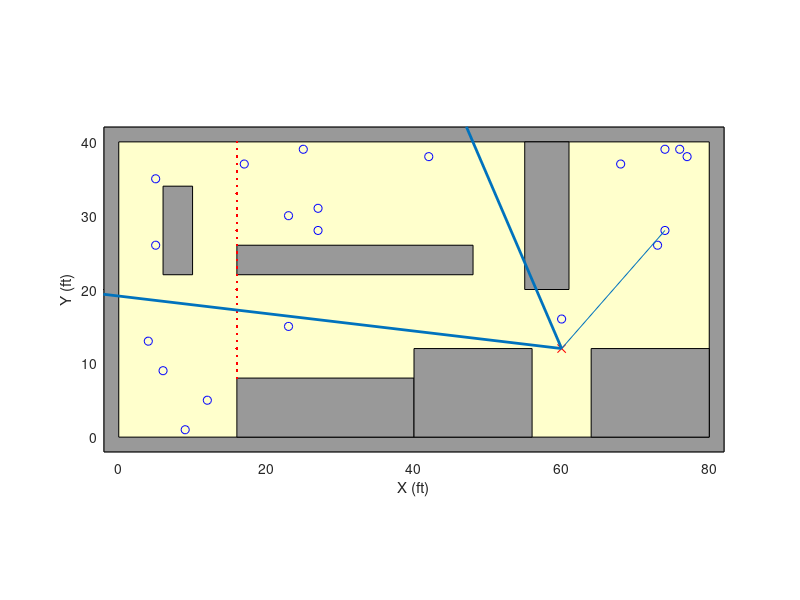

The MATLAB script that drew this image: (Note: this script raises an error after producing the figure.)
%Matt McDermott
%ME149: Colaborative Robotics Final Simulation

timestart = cputime;

%To-Do----
%make vicims outside obstacles
%fire wavefront
%danger barrier
%timesteps
%drone agent
%human agent
%optimal path planning - make heatmap
%add in max number of vicims to carry
%scoring metric
%monte carlo- get best strategy
%detection probabilities based on location in room
%ray tracing
%add metric for how long to search each part of room (multiple shelves vs
%bare floor)
%add obstacles that can be seen through but not moved through by human
%fix corner cases of victims counted as seen in q3 when looking in q2

%Draw Search Domain
% Define search domain
xMax = 80;
yMax = 40;
domainBoundaryX = [0 1 1 0 0]*xMax;  % Define search domain
domainBoundaryY = [0 0 1 1 0]*yMax;
wallT = 2;                           % Define wall thickness
exteriorX = domainBoundaryX*(xMax+2*wallT)/xMax-wallT;  
exteriorY = domainBoundaryY*(yMax+2*wallT)/yMax-wallT;  

% Draw search domain
figure(1); clf;
fill(exteriorX,exteriorY,[1 1 1]*0.6); % Space outside (gray)
hold on;
fill(domainBoundaryX,domainBoundaryY,[1 1 0.8]*1.0); % Space inside (tan)
axis equal
xlabel('X (ft)');
ylabel('Y (ft)');
xlim([-2 82]);
ylim([-2 42]);

% Position static obstacles
baseX = [1 1 -1 -1 1]; %do not touch
baseY = [1 -1 -1 1 1]; %do not touch
statTx = [12 8 8 16 2 3];  %obstacle half width
statTy = [4 6 6 2 6 10];    %obstacle half height
statX = [28 48 72 32 8 58]; %obstacle center x
statY = [4 6 6 24 28 30];    %obstacle center y
for cnt = 1:length(statX)
    fill(baseX*statTx(cnt)+statX(cnt),baseY*statTy(cnt)+statY(cnt),[1 1 1]*0.6); % Draw static obstacle
end

% Position victims about room
numVictim = 20; %default 20
inboxflag = 0;
vicCnt = 1;
while vicCnt < numVictim + 1
    inboxflag = 0;
    randPosX = floor(xMax*rand(1));   
    randPosY = floor(yMax*rand(1));
    for boxCnt = 1:length(statX)
        if inpolygon(randPosX,randPosY,baseX*statTx(boxCnt)+statX(boxCnt),baseY*statTy(boxCnt)+statY(boxCnt)) == 1
            inboxflag = 1;
        end
    end
    if inboxflag == 0
        victim(vicCnt).posx = randPosX;
        victim(vicCnt).posy = randPosY;
        victim(vicCnt).status = 1;
        plot(victim(vicCnt).posx,victim(vicCnt).posy,'bo');
        vicCnt = vicCnt + 1;
    end
end

%draw bifrication line
bifx = 16;
for bify = 8:yMax
    plot(bifx,bify,'r.')
end

%init huamns
searcher(1).type = 0; %human
searcher(1).fov = pi/3;
searcher(1).heading = 2.5;
searcher(1).posx = 60;
searcher(1).posy = 12;
for bearingInitCnt = 1:numVictim
    searcher(1).bearing(bearingInitCnt) = 0;
end

plot(searcher(1).posx,searcher(1).posy,'rx');

hL(1) = line([searcher(1).posx (searcher(1).posx + cos(searcher(1).heading-searcher(1).fov/2)*80)],[searcher(1).posy (searcher(1).posy + sin(searcher(1).heading-searcher(1).fov/2)*80)],"LineWidth",2);
hU(1) = line([searcher(1).posx (searcher(1).posx + cos(searcher(1).heading+searcher(1).fov/2)*80)],[searcher(1).posy (searcher(1).posy + sin(searcher(1).heading+searcher(1).fov/2)*80)],"LineWidth",2);

%ray tracing
for i = 1:numVictim
    %draw ray from each object to searcher
    ray(i) = line([searcher(1).posx victim(i).posx],[searcher(1).posy victim(i).posy]);
    %no easy way to calculate intersect between line and polygon, need
    %points on line
    xVec = linspace(ray(i).XData(1),ray(i).XData(2),10);
    yVec = linspace(ray(i).YData(1),ray(i).YData(2),10);
    searcher(1).bearing(i) = atan((victim(i).posy-searcher(1).posy)./(victim(i).posx-searcher(1).posx));

    %q2
    if (victim(i).posx < searcher(1).posx) && (victim(i).posy > searcher(1).posy)
        searcher(1).bearing(i) = searcher(1).bearing(i) + pi;
    end
    %q3
    if (victim(i).posx < searcher(1).posx) && (victim(i).posy < searcher(1).posy)
        searcher(1).bearing(i) = searcher(1).bearing(i) - pi;
    end
    %fix corner cases where bearing is > pi
    if searcher(1).bearing(i) > pi
        searcher(1).bearing(i) = searcher(1).bearing(i) - 2*pi;
    end
    if searcher(1).bearing(i) < -pi
        searcher(1).bearing(i) = 2*pi + searcher(1).bearing(i);
    end
    
    %mark victims with red x if outside searcher fov
    if (searcher(1).bearing(i) >= 0) && (searcher(1).bearing(i) < pi )
        if (abs(searcher(1).heading - searcher(1).bearing(i)) >= (searcher(1).fov/2))
            plot(victim(i).posx,victim(i).posy, 'ro')
            victim(i).status = 0;
            %strtxt(i) = string(searcher(1).bearing(i));
            %text(victim(i).posx,victim(i).posy, strtxt(i))
        end
    end
    if searcher(1).bearing(i) < 0
        if (abs(searcher(1).heading + searcher(1).bearing(i)) >= searcher(1).fov/2 ) 
            plot(victim(i).posx,victim(i).posy, 'ro')
            victim(i).status = 0;
        end
    end

    for j = 1:10
        for k = 1:length(statX)
            %mark victims red that are hidden behind obstacles
            if inpolygon(xVec(j),yVec(j),baseX*statTx(k)+statX(k),baseY*statTy(k)+statY(k)) == 1
                plot(victim(i).posx,victim(i).posy, 'ro')
                victim(i).status = 0;
            end                     
        end
    end
end
delete(ray);
pause(1);
% 
% delete(h);

%RRT* algorithm
stepdist = 1;
runLen = 1000;
startx = searcher(1).posx;
starty = searcher(1).posy;
nodex = zeros(1,runLen);
nodey = zeros(1,runLen);
nodeCost = zeros(1,runLen);
nodeParent = zeros(1,runLen);
xstep = zeros(1,runLen);
ystep = zeros(1,runLen);
nodex(1) = startx;
nodey(1) = starty;

for n=2:runLen
    pt = [floor(xMax*rand(1)) floor(yMax*rand(1))];
    mindist = 1000;
    %finds closest existing node to new random point
    for nodecheck=1:n-1
        dist(n) = sqrt((pt(1)-nodex(nodecheck))*(pt(1)-nodex(nodecheck)) + (pt(2)-nodey(nodecheck))*(pt(2)-nodey(nodecheck)));
        if dist(n) < mindist
            mindist = dist(n);
            bestNode = nodecheck;
            nodeCost(n) = mindist;
        end
    end
    nodeParent(n) = bestNode;
    c = n;
    p = nodeParent(c);
    while p ~= 1
        nodeCost(c) = nodeCost(c) + sqrt((nodex(c)-nodex(p))^2 + (nodey(c)-nodey(p))^2);
        c = p;
        p = nodeParent(c);
    end
            
    xstep = linspace(nodex(bestNode),pt(1),abs(ceil(nodex(bestNode)-pt(1)))+2);
    ystep = linspace(nodey(bestNode),pt(2),abs(ceil(nodey(bestNode)-pt(2)))+2);
    
    nodex(n) = xstep(2);
    nodey(n) = ystep(2);
    
    %check if point is inside any of the obstacles
    obstally = 0;
    for obscnt = 1:length(statX)
        if inpolygon(nodex(n),nodey(n),baseX*statTx(obscnt)+statX(obscnt),baseY*statTy(obscnt)+statY(obscnt)) == 0
            obstally = obstally+1;
        end
    end
    if obstally == length(statX)
        %l(n) = line([nodex(n) nodex(bestNode)],[nodey(n) nodey(bestNode)]);
    else 
        nodex(n) = 1000;
        nodey(n) = 1000;
    end
    
    %check if new node can optimize existing paths
    for v = 2:n-1
        %dist between new point and each existing point
        newdist = sqrt((nodex(v)-nodex(n))^2 + (nodey(v)-nodey(n))^2);
        %if distance to new point plus distance from new point to old point
        %is less than cost to old point
        if ((newdist + nodeCost(n)) < nodeCost(v)) && (newdist < 3) 
            nodeParent(n) = v;
            %delete(l(n));
            %l(n) = line([nodex(v) nodex(n)],[nodey(v) nodey(n)]);
            break
        end
    end
end

pause(1)

%draw trajectory to visible victims
mindist2 = 1000;
closestNode = zeros(1,numVictim);
dist2 = 1000;
for k = 1:numVictim
    %if victim is visible to searcher
    if victim(k).status ~= 0
        mindist2 = 1000;
        for m = 1:runLen
            dist2 = sqrt(((victim(k).posx - nodex(m))*(victim(k).posx - nodex(m))+((victim(k).posy - nodey(m))*(victim(k).posy - nodey(m)))));
            if dist2 < mindist2
                mindist2 = dist2; 
                closestNode(k) = m;
                parentx = nodex(closestNode(k));
                parenty = nodey(closestNode(k));
            end
        end
    end
    %trace back line of nodes from victim to searcher
    if closestNode(k) ~= 0  %closest node to each victim
        parent = nodeParent(closestNode(k));
        childx = nodex(closestNode(k));
        childy = nodey(closestNode(k));
        while parent ~= 1 
            parent = nodeParent(parent);
            childx = parentx;
            childy = parenty;
            parentx = nodex(parent);
            parenty = nodey(parent);
            line([childx parentx],[childy parenty], "LineWidth", 3, "Color", [(0.8*(k/numVictim)) 0.4 (k/numVictim)]);
            
        end
    end
             
            
    
end
elapsedTime = cputime - timestart